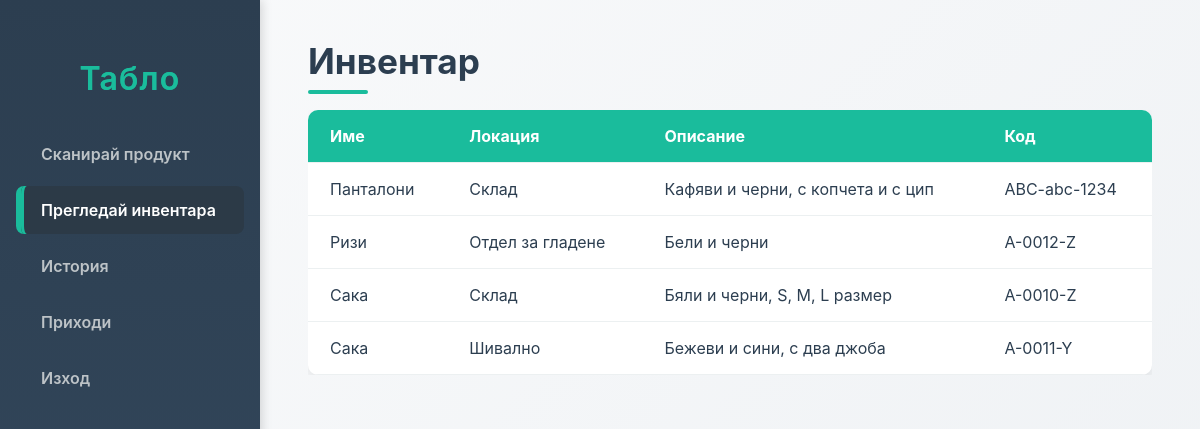
/items.php (signed in), run on the app's committed database.
### tables this page shows
CREATE TABLE `inventory` (
  `id` int(11) NOT NULL,
  `code` varchar(100) DEFAULT NULL,
  `name` varchar(100) DEFAULT NULL,
  `description` text DEFAULT NULL,
  `location` varchar(255) DEFAULT NULL,
  `status` varchar(100) DEFAULT NULL,
  `created_at` datetime DEFAULT current_timestamp()
);

### items.php (the view, shortened to what this page needs)
<?php
include 'db.php';
$stmt = $conn->prepare("SELECT * FROM inventory ORDER BY name ASC");
$stmt->execute();
$result = $stmt->get_result();
?>
<!DOCTYPE html>
<html lang="bg">
<head>
  <link rel="stylesheet" href="style.css" />
</head>
<body>
<aside class="sidebar" id="sidebar">
<h1><a href="dashboard.php">Табло</a></h1>
  <nav>
    <ul>
      <li><a href="scan.php">Сканирай продукт</a></li>
      <li><a href="items.php" class="active">Прегледай инвентара</a></li>
      <li><a href="history.php">История</a></li>
      <li><a href="earnings.php">Приходи</a></li>
      <li><a href="logout.php">Изход</a></li>
    </ul>
  </nav>
</aside>
<main class="main-content">
  <h2>Инвентар</h2>
  <div class="table-responsive">
    <table>
      <thead>
        <tr>
          <th>Име</th>
          <th>Локация</th>
          <th>Описание</th>
          <th>Код</th>
        </tr>
      </thead>
      <tbody>
      <?php while ($item = $result->fetch_assoc()): ?>
        <tr>
          <td><?= htmlspecialchars($item['name']) ?></td>
          <td><?= htmlspecialchars($item['location']) ?></td>
          <td><?= htmlspecialchars($item['description']) ?></td>
          <td><?= htmlspecialchars($item['code']) ?></td>
        </tr>
      <?php endwhile; ?>
      </tbody>
    </table>
  </div>
</main>
</body>
</html>

### style.css (style rules this page uses)
*, *::before, *::after { box-sizing: border-box; }
body, html { margin: 0; padding: 0; font-family: 'Inter', 'Segoe UI', Tahoma, Geneva, Verdana, sans-serif; background: linear-gradient(135deg, #f9fafb, #eef1f4); color: #2c3e50; height: 100%; scroll-behavior: smooth; }
.sidebar { position: fixed; top: 0; left: 0; bottom: 0; width: 260px; background: linear-gradient(180deg, #2c3e50, #34495e); color: #ecf0f1; display: flex; flex-direction: column; padding: 2rem 1rem; transition: transform 0.4s ease; z-index: 1000; box-shadow: 2px 0 10px rgba(0,0,0,0.15); }
.sidebar h1 { text-align: center; font-size: 2rem; margin-bottom: 2rem; user-select: none; letter-spacing: 1.2px; background: linear-gradient(to right, #1abc9c, #16a085); background-clip: text; -webkit-background-clip: text; color: transparent; }
.sidebar nav ul { list-style: none; margin: 0; padding: 0; flex-grow: 1; }
.sidebar nav ul li { margin-bottom: 0.5rem; transition: transform 0.2s ease; }
.sidebar nav ul li a { display: block; padding: 14px 20px; color: #bdc3c7; font-weight: 600; text-decoration: none; border-left: 5px solid transparent; border-radius: 8px; transition: all 0.3s ease; }
.sidebar nav ul li a:hover, .sidebar nav ul li a.active { background: #2c3a47; color: #ffffff; border-left-color: #1abc9c; box-shadow: inset 3px 0 0 #1abc9c; }
.main-content { margin-left: 260px; padding: 2.5rem 3rem; min-height: 100vh; transition: margin-left 0.3s ease; }
h2 { margin-top: 0; font-size: 2.2rem; color: #2c3e50; margin-bottom: 1rem; position: relative; }
h2::after { content: ""; display: block; width: 60px; height: 4px; background: #1abc9c; margin-top: 8px; border-radius: 4px; }
.table-responsive { width: 100%; overflow-x: auto; }
table { width: 100%; border-collapse: collapse; background-color: #fff; border-radius: 10px; overflow: hidden; box-shadow: 0 4px 12px rgba(0, 0, 0, 0.08); min-width: 600px; }
th, td { text-align: left; padding: 16px 22px; border-bottom: 1px solid #ecf0f1; font-size: 1rem; transition: background 0.25s; }
th { background-color: #1abc9c; color: white; font-weight: 700; }
a { color: #1abc9c; text-decoration: none; font-weight: 600; transition: color 0.3s ease; }

### data on the page
inventory: name "Панталони", location "Склад", description "Кафяви и черни, с копчетa и с цип", code "ABC-abc-1234"
inventory: name "Ризи", location "Отдел за гладене", description "Бели и черни", code "A-0012-Z"
inventory: name "Сака", location "Склад", description "Бяли и черни, S, M, L размер", code "A-0010-Z"
inventory: name "Сака", location "Шивално", description "Бежеви и сини, с два джоба", code "A-0011-Y"
